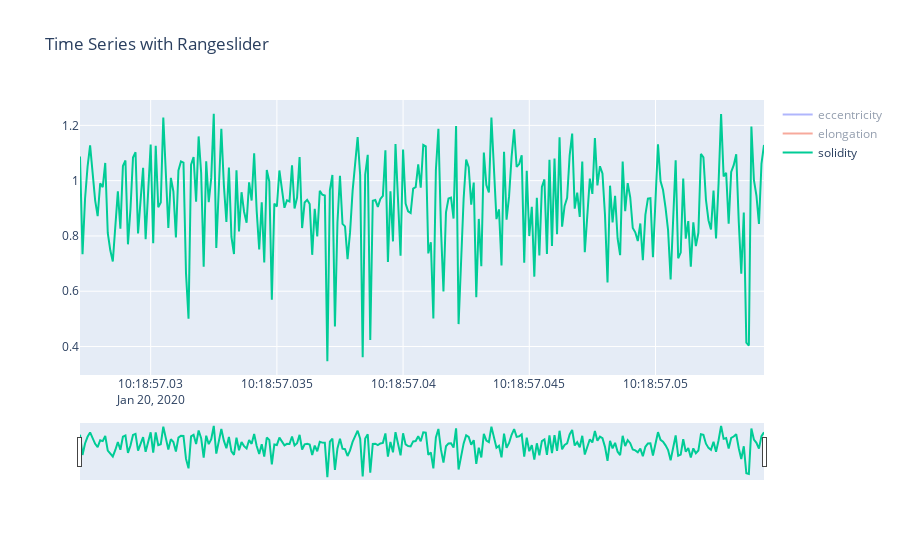

The notebook cell this image was saved under:
### Code cell
import plotly.graph_objects as go
import pandas as pd

# df = pd.read_csv("https://raw.githubusercontent.com/plotly/datasets/master/finance-charts-apple.csv")

fig = go.Figure()

# for col in df_train.columns:
for col in cols:
    fig.add_trace(go.Scatter(x=df_test.index,
                             y=df_test[col],
                             name=col))

    
# fig.add_trace(go.Scatter(x=df_train.index, y=df_train['eccentricity'], name="AAPL High",
#                          line_color='deepskyblue'))

# fig.add_trace(go.Scatter(x=df_train.index, y=df_train['aspect_ratio'], name="AAPL Low",
#                          line_color='dimgray'))

fig.update_layout(title_text='Time Series with Rangeslider',
                  xaxis_rangeslider_visible=True)
fig.show()

### Figure 1 — Plotly figure (JSON) as saved in the notebook; plotly's stock layout.template omitted (floating-point values rounded to 4 significant figures; data arrays with more than 128 entries replaced by an {"elided": "..."} marker saying what was removed)
{"data": [{"name": "eccentricity", "type": "scatter", "visible": "legendonly", "x": {"elided": "272 str values"}, "y": {"elided": "272 float values"}}, {"name": "elongation", "type": "scatter", "visible": "legendonly", "x": {"elided": "272 str values"}, "y": {"elided": "272 float values"}}, {"name": "solidity", "type": "scatter", "visible": true, "x": {"elided": "272 str values"}, "y": {"elided": "272 float values"}}], "layout": {"autosize": true, "title": {"text": "Time Series with Rangeslider"}, "xaxis": {"autorange": true, "range": ["2020-01-20 10:18:57.0272", "2020-01-20 10:18:57.0543"], "rangeslider": {"autorange": true, "range": ["2020-01-20 10:18:57.0272", "2020-01-20 10:18:57.0543"], "visible": true, "yaxis": {"_template": null, "rangemode": "match"}}, "type": "date"}, "yaxis": {"autorange": true, "range": [0.297, 1.292], "type": "linear"}}}
